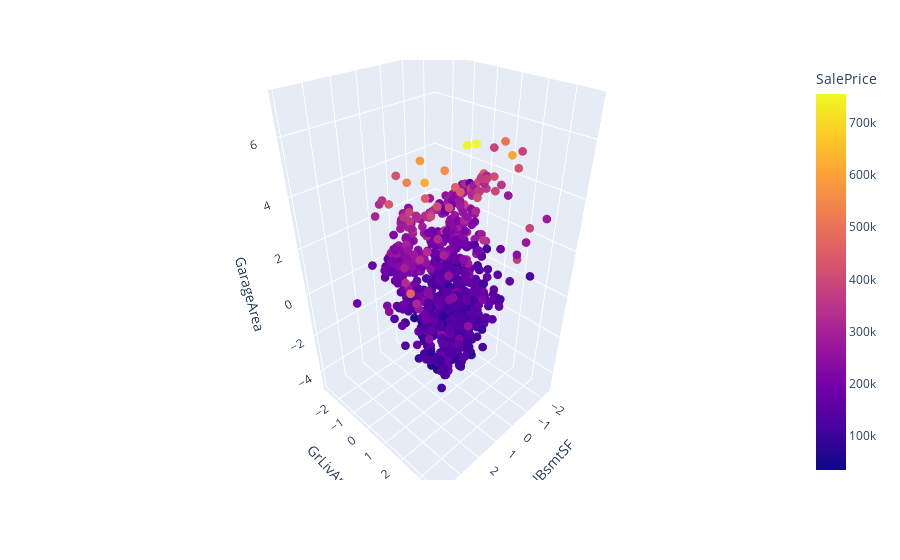

This figure's notebook cell:
### Markdown cell above
Plot PCA

### Code cell
import plotly.express as px
fig_3d = px.scatter_3d(
    X_trans, x='TotalBsmtSF', y='GrLivArea', z='GarageArea',
    color=df['SalePrice'], labels={'color': 'SalePrice'}
)

fig_3d.update_traces(marker_size = 3)

### Figure 1 — Plotly figure (JSON) as saved in the notebook; plotly's stock layout.template omitted (floating-point values rounded to 4 significant figures; data arrays with more than 128 entries replaced by an {"elided": "..."} marker saying what was removed)
{"data": [{"hovertemplate": "TotalBsmtSF=%{x}<br>GrLivArea=%{y}<br>GarageArea=%{z}<br>SalePrice=%{marker.color}<extra></extra>", "legendgroup": "", "marker": {"color": {"elided": "937 int values"}, "coloraxis": "coloraxis", "size": 3, "symbol": "circle"}, "mode": "markers", "name": "", "scene": "scene", "showlegend": false, "type": "scatter3d", "x": {"elided": "937 float values"}, "y": {"elided": "937 float values"}, "z": {"elided": "937 float values"}}], "layout": {"coloraxis": {"colorbar": {"title": {"text": "SalePrice"}}, "colorscale": [[0, "#0d0887"], [0.1111, "#46039f"], [0.2222, "#7201a8"], [0.3333, "#9c179e"], [0.4444, "#bd3786"], [0.5556, "#d8576b"], [0.6667, "#ed7953"], [0.7778, "#fb9f3a"], [0.8889, "#fdca26"], [1, "#f0f921"]]}, "legend": {"tracegroupgap": 0}, "margin": {"t": 60}, "scene": {"domain": {"x": [0, 1], "y": [0, 1]}, "xaxis": {"title": {"text": "TotalBsmtSF"}}, "yaxis": {"title": {"text": "GrLivArea"}}, "zaxis": {"title": {"text": "GarageArea"}}}}}
